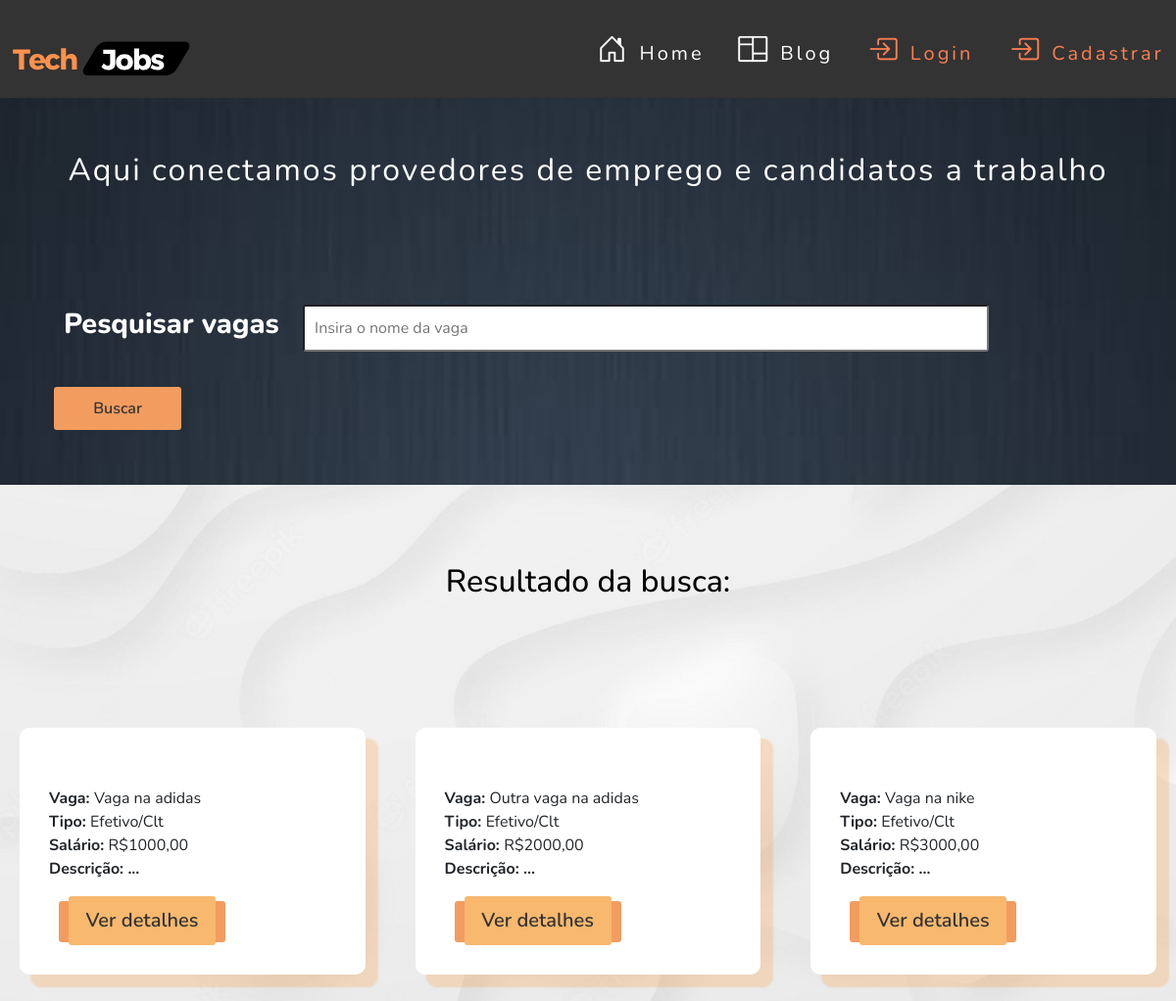
Before: /vaga/consulta.php with the older database file.
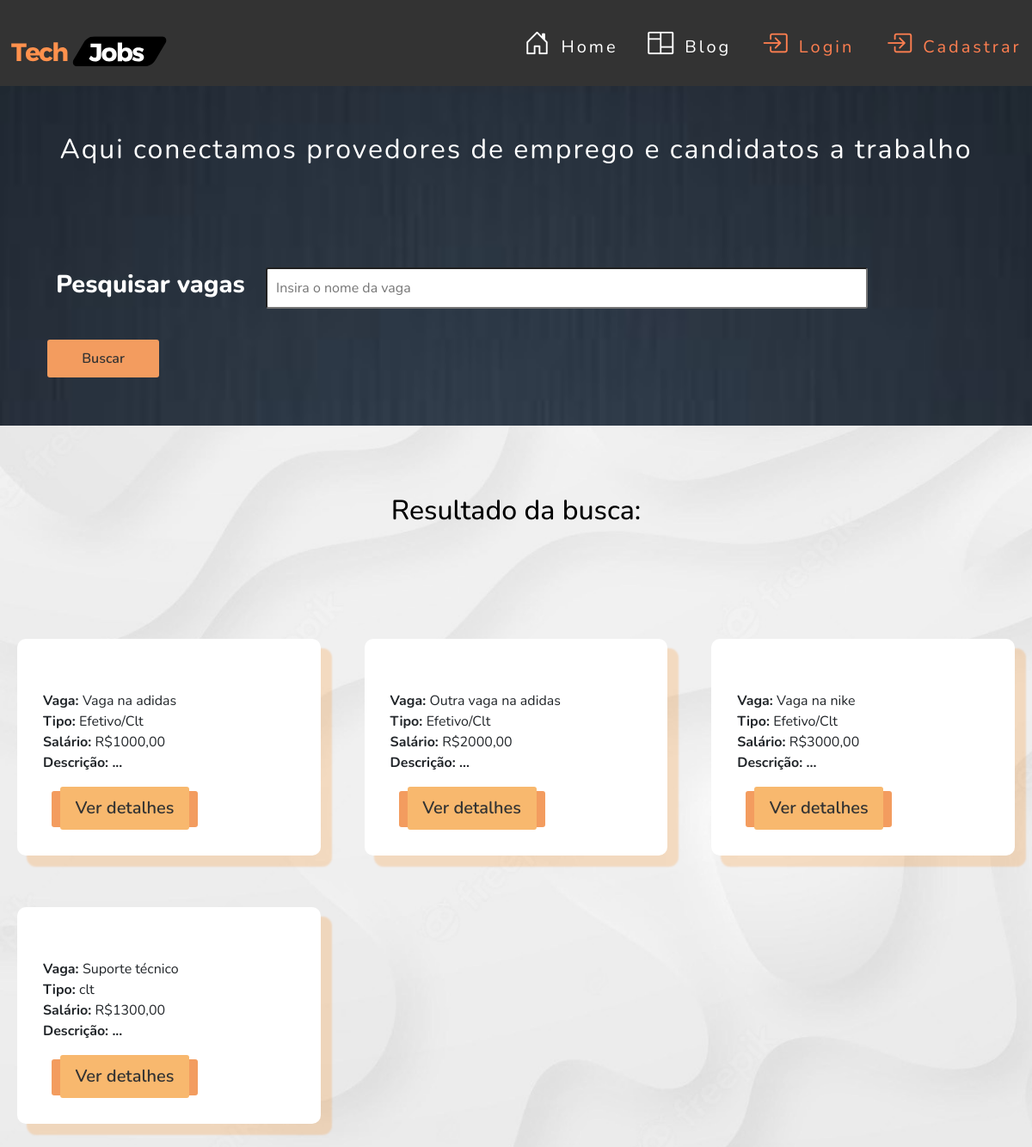
After: the same page with the newer database file.
### tables this page shows
CREATE TABLE `vaga` (
  `id` int(11) NOT NULL,
  `nome` varchar(50) NOT NULL,
  `tipo` varchar(30) NOT NULL,
  `descricao` longtext NOT NULL,
  `salario` varchar(50) NOT NULL,
  `carga_horaria` varchar(100) NOT NULL,
  `data_publicacao` date NOT NULL,
  `data_expiracao` date NOT NULL,
  `usuario_id` int(11) DEFAULT NULL
);

### src/database/conexao.php (called while the page is built)
<?php
class Conexao
{
    public static function getConexao()
    {
        try {
            return new PDO("mysql:host=127.0.0.1;dbname=techjobsdb", "root", "");
        } catch (\PDOException $e) {
            echo 'Error ao conectar com banco de dados. ' . $e->getMessage();
            return null;
        }
    }
}

### src/dao/vagadao.php (called while the page is built, shortened)
<?php
include_once __DIR__ . '/../database/conexao.php';
class VagaDAO
{
    private $dbh;
    public function __construct()
    {
        $this->dbh = Conexao::getConexao();
    }
    public function getByVaga(string $nome)
    {
        $vaga = filter_input(INPUT_POST, 'vaga', FILTER_SANITIZE_SPECIAL_CHARS);
        $query = ("SELECT * FROM vaga WHERE nome LIKE '%$vaga%'");
        $stmt = $this->dbh->query($query);
        $resultados = $stmt->fetchAll(PDO::FETCH_ASSOC);
        $this->dbh = null;
        return $resultados;
    }
}

### vaga/consulta.php (the view, shortened to what this page needs)
<?php
require_once __DIR__ . '/../src/dao/vagadao.php';
if (isset($_SESSION['usuario'])) {
    require_once __DIR__ . '/../auth/permissoes.php';
    require_once __DIR__ . '/../layouts/headerlogin.php';
} else {
    require_once __DIR__ . '/../layouts/headerHome.php';
}
$dao = new VagaDAO();
$vagas = $dao->getByVaga('$nome');
?>
<link rel="stylesheet" href="https://maxcdn.bootstrapcdn.com/bootstrap/4.0.0/css/bootstrap.min.css"
>
<link rel="stylesheet" href="../assets/css/style.css">
<link rel="stylesheet" href="../assets/css/button.css">
<link rel="stylesheet" href="https://cdn.jsdelivr.net/npm/bootstrap-icons@1.11.1/font/bootstrap-icons.css">
<body id="home">
<div class="main-cta">
    <article class="main-cta-banner">
        <div class="main-cta-banner-spacer">
            <p>Aqui conectamos provedores de emprego e candidatos a trabalho</p>
            <div class="col-md-12">
                <div class="card-body font-weight-bold">
                    <div class="form-group main-cta-banner-busca">
                        <form action="consulta.php" method="POST">
                            <label for="vaga">
                                <h1>Pesquisar vagas</h1>
                            </label>
                            <input type="text" name="vaga" size="50" placeholder="Insira o nome da vaga"></input>
                                    <button type="submit" class="btn-primary btn-orange">Buscar</button>
                        </form>
                    </div>
                </div>
            </div>
        </div>
    </article>
</div>
<section class="main-blog">
    <div class="main-blog-content">
        <?php
        if (!count($vagas)) { ?>
            <div class="main-blog-header">
                <h2 class="aos-init aos-animate">
                    Ainda não temos as vagas que você procura :( <br>
                    <a href="../">
                     <button type="button" class="btn btn-primary btn-lg ">
                                            Voltar
                     </button>
                    </a>
                </h2>
            </div>
        <?php } else { ?>
            <div class="main-blog-header">
                <h2 class="aos-init aos-animate">
                    Resultado da busca:
                </h2>
            </div>
            <?php foreach ($vagas
                           as $vaga) { ?>
                <article>
                    <div class="icon"><i class="fa fa-3x fa-angellist"></i></div>
                    <div class="content" title="<?= $vaga['descricao'] ?>">
                        <?php echo '<strong>Vaga: </strong>' . $vaga['nome'] ?><br>
                        <p><?php echo '<strong>Tipo: </strong> ' . $vaga['tipo'] ?><br>
                            <?php echo '<strong>Salário: </strong> ' . $vaga['salario'] ?><br>
                            <?php echo '<strong>Descrição: ...</strong> '; ?>
                        </p>
                        <span class="btn-orange">
                                    <a href="candidatar.php?id=<?= $vaga['id'] ?>"><button type="submit"
                                                                                           class="btn-primary btn-lg">Ver detalhes</button></a>
                                </span>
                    </div>
                </article>
            <?php }
        } ?>
    </div>
</section>
</body>

### layouts/headerHome.php
<header class="main-header">
    <nav class="main-header-content">
        <div class="logo">
            <a href="../view/index.php">
                <img src="../assets/img/Tech%20(1).svg" alt="" width="200px" height="100px">
            </a>
        </div>
        <nav class="menu">
            <ul>
                <li class="item-menu">
                    <a href="../view/index.php">
                        <span class="icon"><i class="bi bi-house-door"></i></span>
                        <span class="txt-link">Home</span>
                    </a>
                </li>
                <li class="item-menu">
                    <a href="../view/blog.php">
                        <span class="icon"><i class="bi bi-columns"></i></span>
                        <span class="txt-link">Blog</span>
                    </a>
                </li>
                <li class="item-menu">
                    <a style="color: coral" href="../auth/index.php">
                        <span class="icon"><i class="bi bi-box-arrow-in-right"></i></span>
                        <span class="txt-link">Login</span>
                    </a>
                </li>
                <li class="item-menu">
                    <a style="color: coral" href="../usuarios/opçõesCadastro.php">
                        <span class="icon"><i class="bi bi-box-arrow-in-right"></i></span>
                        <span class="txt-link">Cadastrar</span>
                    </a>
                </li>
            </ul>
        </nav>
    </nav>
</header>

### assets/css/style.css (style rules this page uses)
* { margin: 0; padding: 0; box-sizing: border-box; font-family: Nunito, Arial, Helvetica, sans-serif; }
body { background-color: #eee; animation-name: FadeIn; animation-duration: .6s; animation-delay: .5s; animation-timing-function: ease-in-out; animation-fill-mode: backwards; animation-direction: alternate; font-family: Arial, Helvetica, sans-serif; background: url("../img/0-white-bg-1.jpeg"); background-size: cover; overflow-x: hidden; }
.main-header { width: 100%; background: #333333; padding: 10px 0; height: 100px; }
.main-header .main-header-content { display: flex; max-width: 1800px; margin: 0 auto; justify-content: space-between; height: 100%; }
.main-header .main-header-content .logo { flex-basis: 25%; border: none !important; }
.main-header .main-header-content .logo a { text-decoration: none; font-size: 1.5rem; letter-spacing: 3px; color: coral; padding: 5px; transition: .5s; }
nav.menu { transition: .2s; }
.menu ul { list-style-type: none; display: flex; }
.menu ul li.item-menu a { color: #ffffff; text-decoration: none; transition: .5s; font-size: 20px; padding: 25px 4%; display: flex; margin-bottom: 20px; line-height: 40px; cursor: pointer; letter-spacing: 3px; }
.menu ul li.item-menu a .txt-link { margin-left: 10px; margin-right: 20px; }
.menu ul li.item-menu a .icon { font-size: 30px; margin-left: 15px; }
.main-cta { width: 100%; background-image: url(../img/blue2.jpg); background-color: #333333; background-position: center center; background-size: cover; background-repeat: no-repeat; background-attachment: fixed; color: #fff; }
.main-cta .main-cta-banner { max-width: 1300px; margin: 0 auto; }
.main-cta .main-cta-banner .main-cta-banner-spacer p { font-size: 2rem; font-weight: 400; letter-spacing: 2px; color: #ffffff; text-align: center; padding: 50px 0; }
.main-cta .main-cta-banner .main-cta-banner-spacer label h1 { font-size: 1.8em; font-weight: 800; color: #ffffff; text-align: center; padding: 20px; }
.main-cta-banner-busca { padding: 10px; width: 100%; }
.main-cta-banner-busca input { padding: 10px; width: 700px; border-radius: 3px; margin-right: 15px; }
.btn-orange a button { border: none; padding: 10px; width: 150px; background-color: rgb(248, 184, 110); color: #333333; text-align: center; text-decoration: none; font-weight: 600; border-radius: 3px; cursor: pointer; transition: 0.6s; }
.btn-orange button { border: none; padding: 10px; width: 150px; background-color: rgb(248, 184, 110); color: #333333; text-align: center; text-decoration: none; font-weight: 600; border-radius: 3px; cursor: pointer; transition: 0.6s; }
.main-blog { max-width: 1300px; margin-left: auto; margin-right: auto; }
.main-blog .main-blog-header { width: 100%; padding-bottom: 50px; margin-bottom: 30px; }
.main-blog .main-blog-header h2 { color: #000000; margin: 0 5px; padding-top: 60px; padding-bottom: 50px; font-size: 2rem; font-weight: 500; text-align: center; }
.main-blog .main-blog-content { display: flex; flex-wrap: wrap; justify-content: space-between; margin: 20px; }
.main-blog .main-blog-content article { flex-basis: calc(33% - 30px); margin-bottom: 60px; border: none #e2dddd; border-radius: 10px; background-color: #fff; box-shadow: 12px 12px 2px 1px rgba(255, 132, 0, 0.2); padding: 30px; }
.main-blog .main-blog-content article .icon { padding: 15px; margin: 0 auto; }
a { text-decoration: none }

### assets/css/button.css (style rules this page uses)
.btn-orange { border: none; padding: 10px; margin: 10px; width: 130px; background-color: rgb(243, 156, 95); color: #333333; text-align: center; text-decoration: none; font-weight: 600; border-radius: 3px; flex-basis: 20%; cursor: pointer; transition: 0.6s; }

Changed rows visible on the page:
added vaga: nome "Suporte técnico", tipo "clt", salario "R$1300,00"
